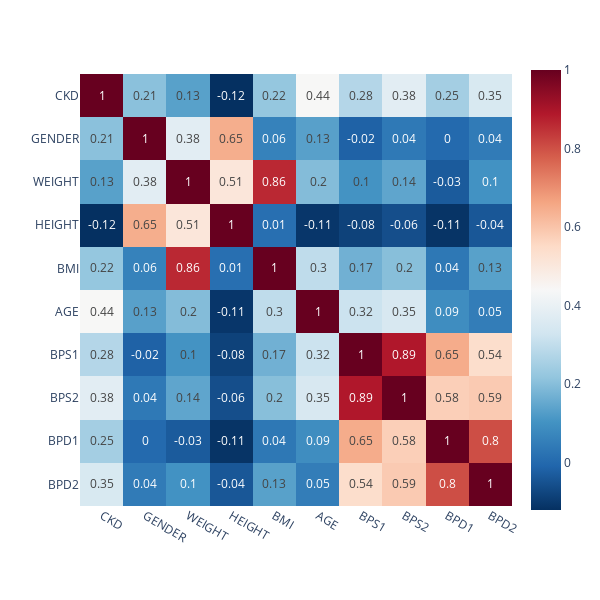

The code cell stored with this chart in its notebook:
### Code cell
#CHAT

import plotly.express as px
import pandas as pd

drsprg_corr = drsprg_merged.copy()
drsprg_corr["GENDER"] = drsprg_corr["GENDER"].replace({"M": 1, "F": 0})
# Compute the correlation matrix
corr_matrix = drsprg_corr[["CKD", "GENDER", "WEIGHT", "HEIGHT", "BMI", "AGE", "BPS1", "BPS2", "BPD1", "BPD2"]].corr() #"BSA - H", "BSA - D"

# Convert the correlation matrix into a long format
corr_matrix_long = corr_matrix.stack().reset_index()
corr_matrix_long.columns = ["Variable1", "Variable2", "Correlation"]

# Create the heatmap
fig = px.imshow(corr_matrix.values,
                x=corr_matrix.columns,
                y=corr_matrix.index,
                color_continuous_scale='RdBu_r'
)
fig.update_layout(
    width=600,
    height=600
)
# Add text annotations
fig.update_traces(text=corr_matrix.values.round(2), texttemplate="%{text}")

# Show the heatmap
fig.show()

### Figure 1 — Plotly figure (JSON) as saved in the notebook; plotly's stock layout.template omitted (floating-point values rounded to 4 significant figures)
{"data": [{"coloraxis": "coloraxis", "hovertemplate": "x: %{x}<br>y: %{y}<br>color: %{z}<extra></extra>", "name": "0", "text": [[1, 0.21, 0.13, -0.12, 0.22, 0.44, 0.28, 0.38, 0.25, 0.35], [0.21, 1, 0.38, 0.65, 0.06, 0.13, -0.02, 0.04, 0, 0.04], [0.13, 0.38, 1, 0.51, 0.86, 0.2, 0.1, 0.14, -0.03, 0.1], [-0.12, 0.65, 0.51, 1, 0.01, -0.11, -0.08, -0.06, -0.11, -0.04], [0.22, 0.06, 0.86, 0.01, 1, 0.3, 0.17, 0.2, 0.04, 0.13], [0.44, 0.13, 0.2, -0.11, 0.3, 1, 0.32, 0.35, 0.09, 0.05], [0.28, -0.02, 0.1, -0.08, 0.17, 0.32, 1, 0.89, 0.65, 0.54], [0.38, 0.04, 0.14, -0.06, 0.2, 0.35, 0.89, 1, 0.58, 0.59], [0.25, 0, -0.03, -0.11, 0.04, 0.09, 0.65, 0.58, 1, 0.8], [0.35, 0.04, 0.1, -0.04, 0.13, 0.05, 0.54, 0.59, 0.8, 1]], "texttemplate": "%{text}", "type": "heatmap", "x": ["CKD", "GENDER", "WEIGHT", "HEIGHT", "BMI", "AGE", "BPS1", "BPS2", "BPD1", "BPD2"], "xaxis": "x", "y": ["CKD", "GENDER", "WEIGHT", "HEIGHT", "BMI", "AGE", "BPS1", "BPS2", "BPD1", "BPD2"], "yaxis": "y", "z": [[1, 0.2063, 0.1343, -0.1201, 0.2216, 0.4416, 0.276, 0.3793, 0.2484, 0.35], [0.2063, 1, 0.3768, 0.6463, 0.06262, 0.1331, -0.01646, 0.03895, 0.002095, 0.04312], [0.1343, 0.3768, 1, 0.5081, 0.8631, 0.1965, 0.1048, 0.1442, -0.03162, 0.102], [-0.1201, 0.6463, 0.5081, 1, 0.01491, -0.1071, -0.08228, -0.05695, -0.1122, -0.03976], [0.2216, 0.06262, 0.8631, 0.01491, 1, 0.2967, 0.1693, 0.2014, 0.03583, 0.1344], [0.4416, 0.1331, 0.1965, -0.1071, 0.2967, 1, 0.3197, 0.3486, 0.08909, 0.05038], [0.276, -0.01646, 0.1048, -0.08228, 0.1693, 0.3197, 1, 0.8914, 0.6495, 0.5397], [0.3793, 0.03895, 0.1442, -0.05695, 0.2014, 0.3486, 0.8914, 1, 0.5764, 0.5868], [0.2484, 0.002095, -0.03162, -0.1122, 0.03583, 0.08909, 0.6495, 0.5764, 1, 0.8032], [0.35, 0.04312, 0.102, -0.03976, 0.1344, 0.05038, 0.5397, 0.5868, 0.8032, 1]]}], "layout": {"coloraxis": {"colorscale": [[0, "rgb(5,48,97)"], [0.1, "rgb(33,102,172)"], [0.2, "rgb(67,147,195)"], [0.3, "rgb(146,197,222)"], [0.4, "rgb(209,229,240)"], [0.5, "rgb(247,247,247)"], [0.6, "rgb(253,219,199)"], [0.7, "rgb(244,165,130)"], [0.8, "rgb(214,96,77)"], [0.9, "rgb(178,24,43)"], [1, "rgb(103,0,31)"]]}, "height": 600, "margin": {"t": 60}, "width": 600, "xaxis": {"anchor": "y", "constrain": "domain", "domain": [0, 1], "scaleanchor": "y"}, "yaxis": {"anchor": "x", "autorange": "reversed", "constrain": "domain", "domain": [0, 1]}}}
